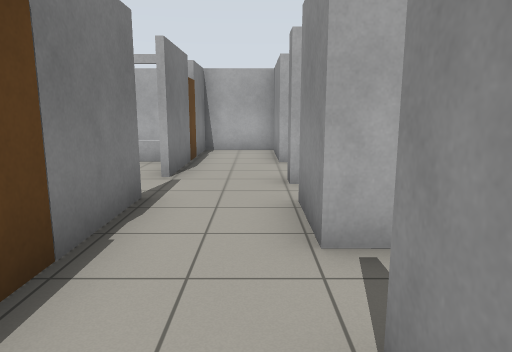
[1] (above)

24 first-person views from a walk through a world built for the Gazebo simulator. The camera is 1.2 m above the floor, tilts 10° down and sees 70° across. The floor is counted in squares, 1 m on a side. Each view is taken from the middle of a square. On the plan, view 1 faces up. The plan holds only what a view shows up to about 14 squares ahead; the rest is blank.

[2]
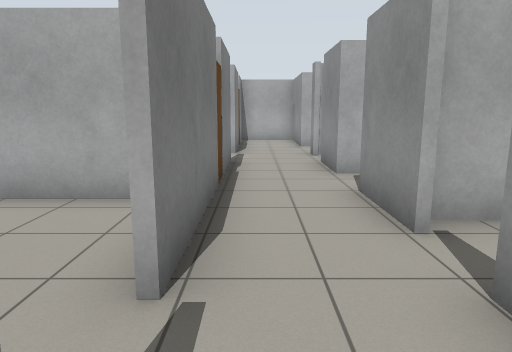

[3]
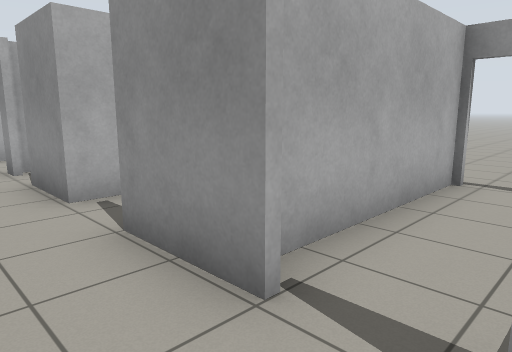

[4]
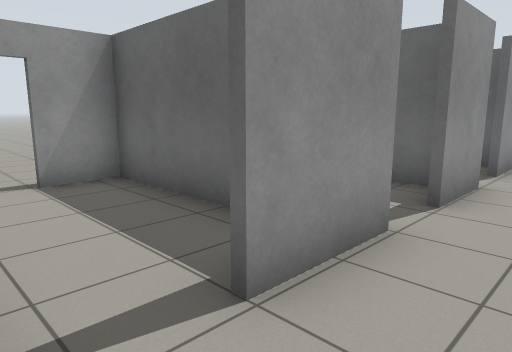

[5]
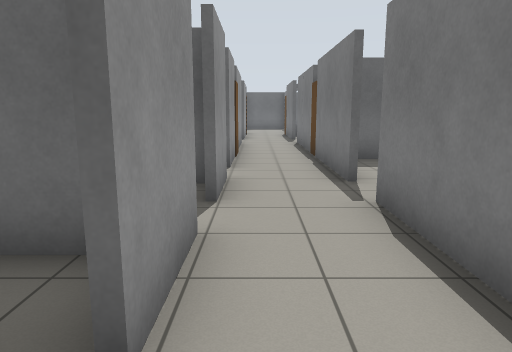

[6]
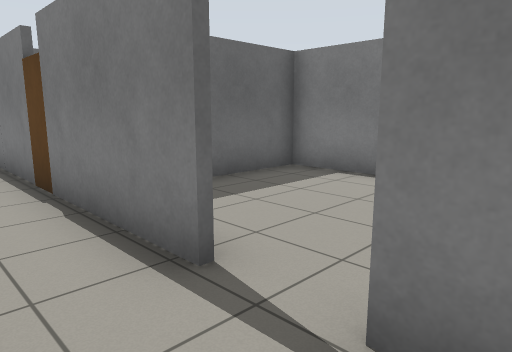

[7]
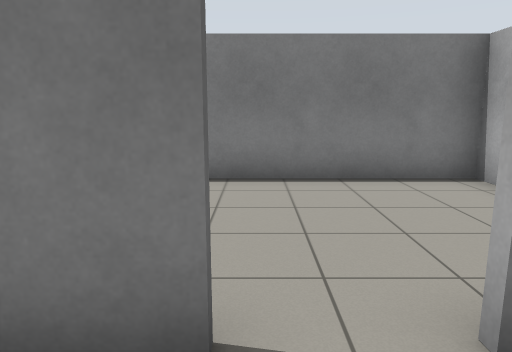

[8]
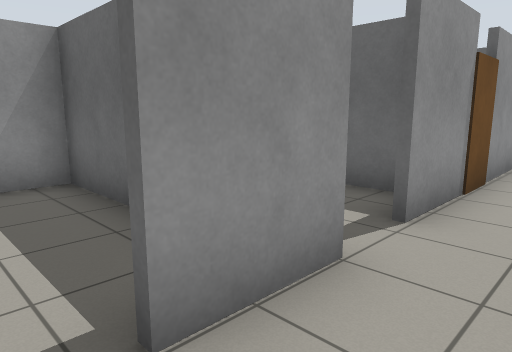

[9]
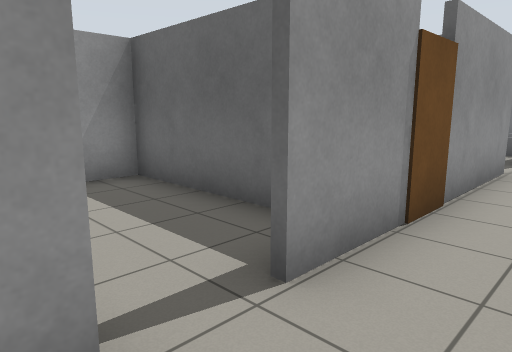

[10]
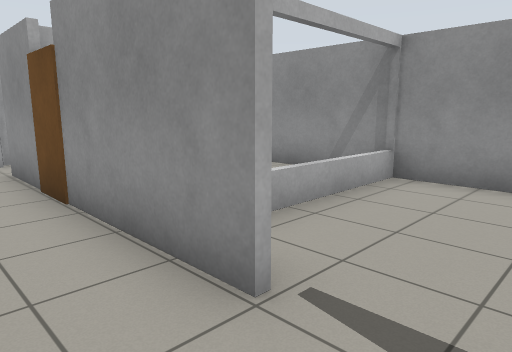

[11]
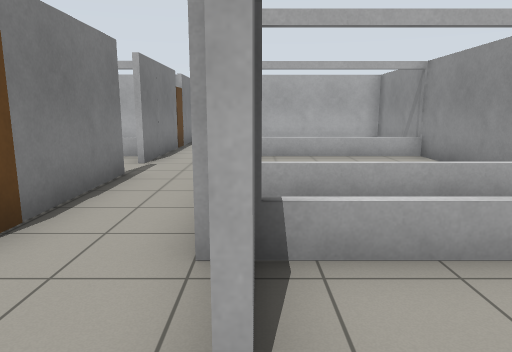

[12]
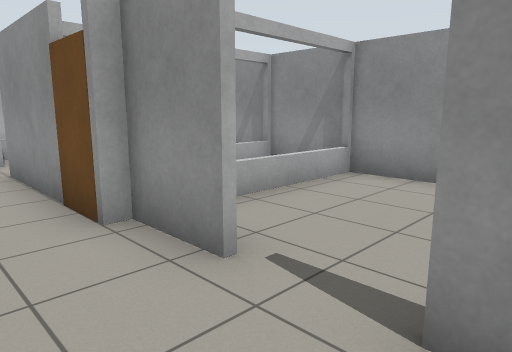

[13]
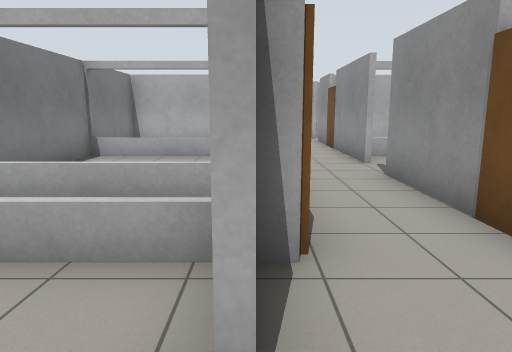

[14]
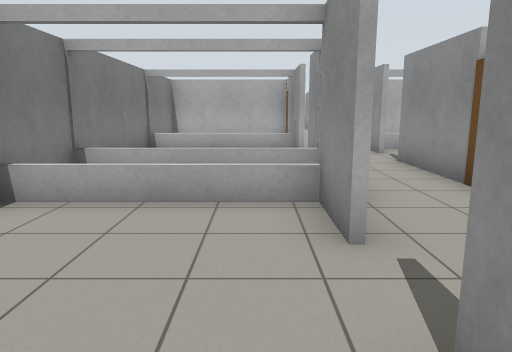

[15]
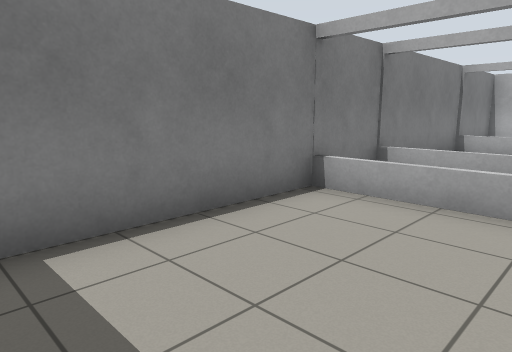

[16]
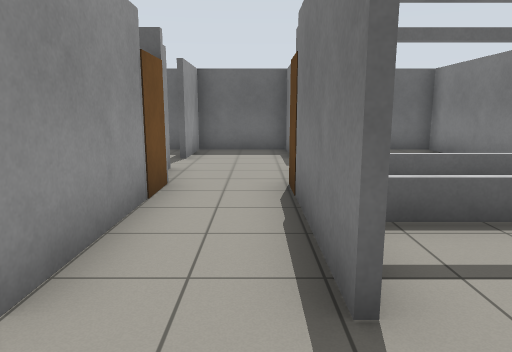

[17]
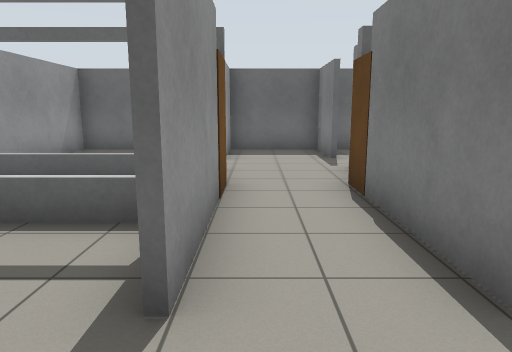

[18]
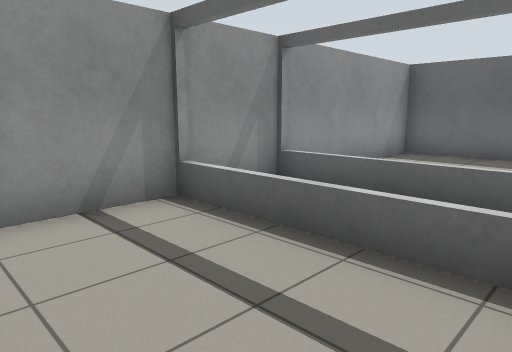

[19]
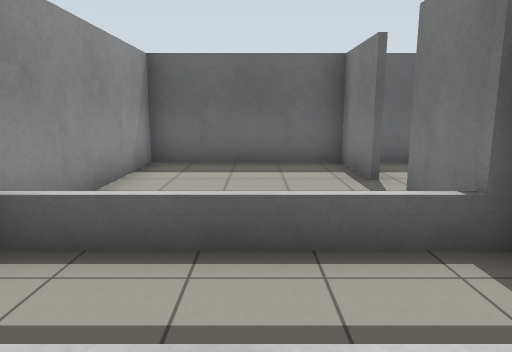

[20]
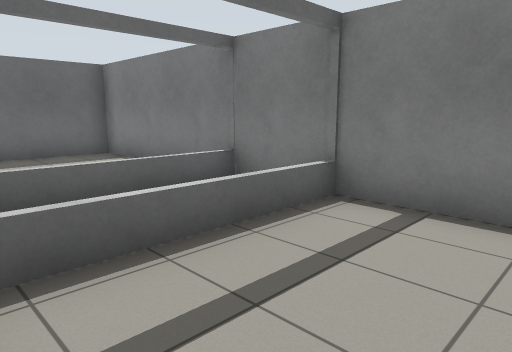

[21]
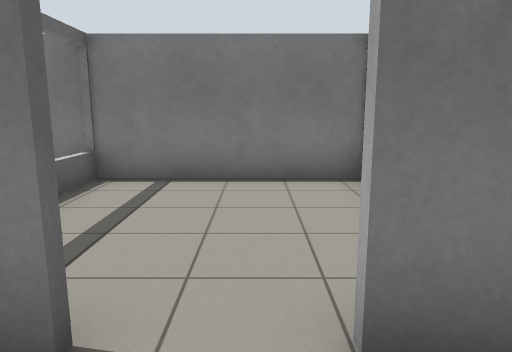

[22]
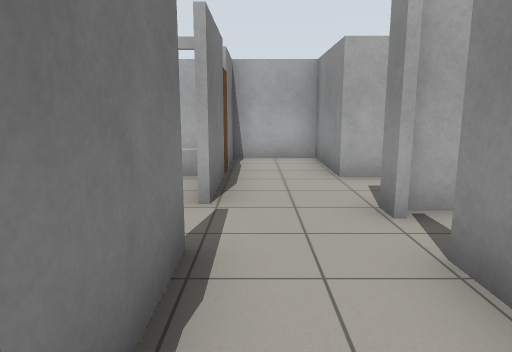

[23]
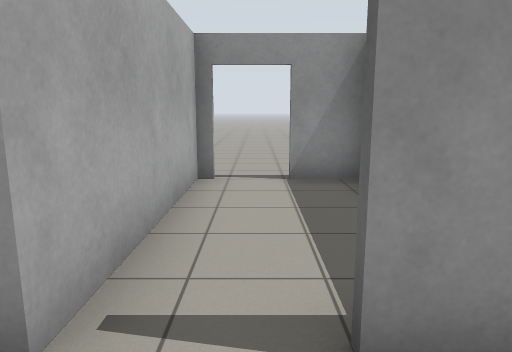

[24]
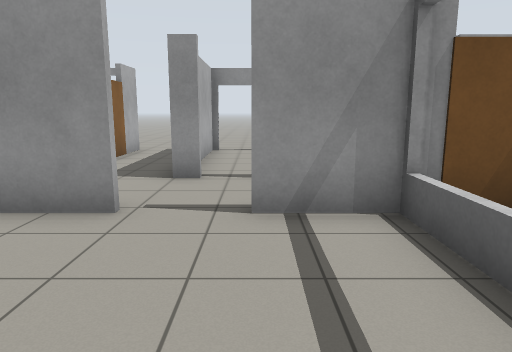

### Floor plan
Key: @ floor where view 1 was taken; # wall or solid block; x gap in a wall; . floor; D open door; = window, fence, low wall or low ledge; L door leaf.
Columns run from 7 left of view 1 to 7 right of it. Each row starts with its distance up from view 1.
 12      ####
 11    ###..#
 10      #..#
  9     =L..#  L#..
  8     .#.........
  7    ..#..#
  6    .....####DD.
  5  . ..#..x...DD.
  4    ..#..#   ##
  3    ==#..######.
  2      L......DD.
  1 ######..#....#.
  0 #....#.@######.
 -1 #....#......DD.
 -2 #....x..#....#
 -3 #.......######
 -4 #....#.....  #
 -5 #....#..#....#
 -6 ######..#....#
 -7  #   L..L#####
 -8  #   #..L   #
 -9  #   #..#   #
-10 #====#..#====#
-11 #....#..#....#
-12 #............#
-13 #....#..#....#
-14 #....#..#....#
-15 #====#..#====#
-16  #   #..L...#
-17 #====L..#====#
-18 #....#..#....#
-19 #............#
-20 #............#
-21 #....#..#....#
-22 #....#..#....#
-23 ##############

Where each view was taken, in squares from view 1:
view 1: 0 up, 0 right, facing up
view 2: 4 down, 1 left, facing up
view 3: 2 down, 1 left, facing up-right
view 4: 3 up, 1 left, facing down-right
view 5: 3 up, 0 right, facing down
view 6: 1 down, 0 right, facing down-left
view 7: 3 down, 0 right, facing left
view 8: 1 down, 1 left, facing down-right
view 9: 3 down, 1 left, facing down-right
view 10: 13 down, 1 left, facing up-right
view 11: 20 down, 1 right, facing up
view 12: 21 down, 1 left, facing up-right
view 13: 20 down, 2 left, facing up
view 14: 22 down, 3 left, facing up
view 15: 22 down, 3 left, facing up-left
view 16: 11 down, 1 left, facing down
view 17: 11 down, 0 right, facing down
view 18: 12 down, 1 right, facing down-right
view 19: 14 down, 3 right, facing down
view 20: 12 down, 2 left, facing down-left
view 21: 12 down, 0 right, facing left
view 22: 2 up, 1 left, facing up
view 23: 2 up, 1 left, facing right
view 24: 5 up, 6 left, facing right
